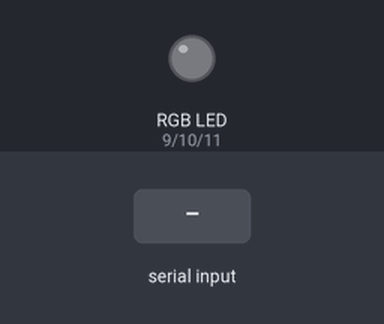
Bench run of a sketch on a simulated Arduino Uno, built with avr-gcc and run on an emulated ATmega328P. Parts: an RGB LED mixed from three pins (HIGH = lit). The test bench sets the inputs (shaded band). Dim RGB values are drawn brighter than linear.

Above: at 1.2 s.
1.3 s: "1" received over Serial
At 3.5 s:
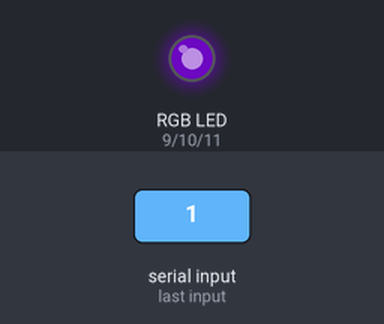
3.8 s: "0" received over Serial
At 5.5 s:
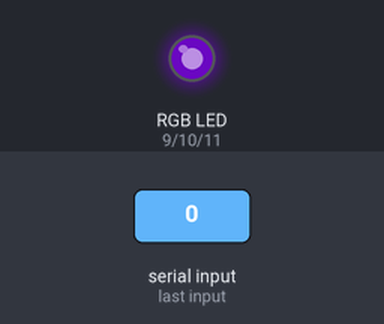
Timing chart, 0 to 7.0 s (numbered marks = the images above; inputs shaded):
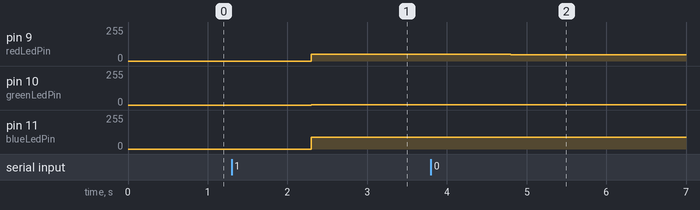

The sketch:

simple_color_mix.ino
```cpp
const int redLedPin = 9;
const int greenLedPin = 10;
const int blueLedPin = 11;

void setup()
{
  // initialize the serial communication:
  Serial.begin(9600);
  pinMode(redLedPin, OUTPUT);
  pinMode(greenLedPin, OUTPUT);
  pinMode(blueLedPin, OUTPUT);
}

void loop() {
  char buffer[3];

  // check if data has been sent from the computer:
  if (Serial.available()) {
     Serial.readBytes(buffer, 3);

     analogWrite(redLedPin, buffer[0]);
     analogWrite(greenLedPin, buffer[1]);
     analogWrite(blueLedPin, buffer[2]);
  }
}
```

Measured:
- after the input at 1.3 s, pin 9 (redLedPin): 0/255 → 49/255 after 1.0 s; pin 10 (greenLedPin): 0/255 → 3/255 after 1.0 s; pin 11 (blueLedPin): 0/255 → 88/255 after 1.0 s
- after the input at 3.8 s, pin 9 (redLedPin): 49/255 → 48/255 after 1.0 s
